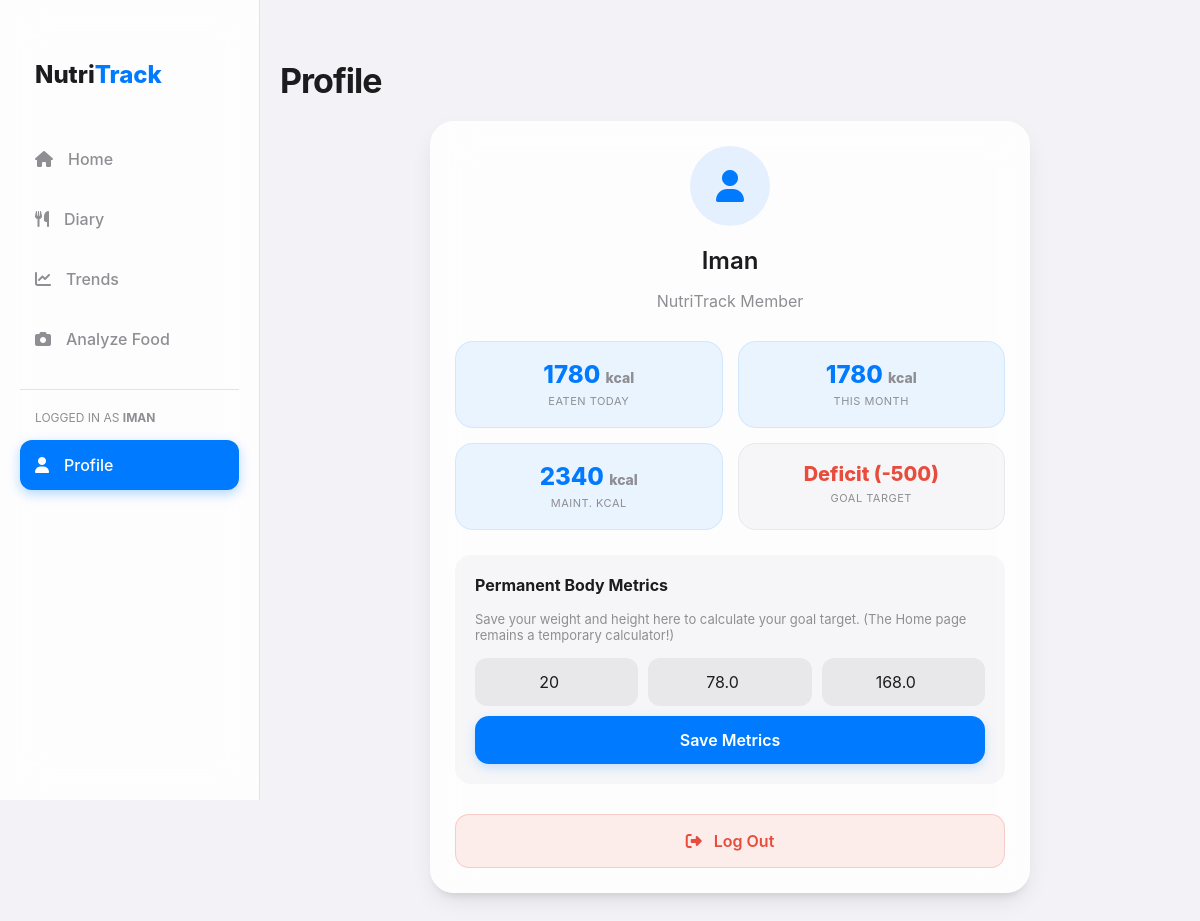
/profile/ (signed in), run on the app's committed database.
### tracker/models.py (models this page shows, shortened)
class UserProfile(models.Model):
    user = models.OneToOneField(User, on_delete=models.CASCADE, null=True, blank=True)
    age = models.IntegerField(null=True, blank=True)
    height_cm = models.FloatField(null=True, blank=True)
    current_weight_kg = models.FloatField(null=True, blank=True)
    def calculate_bmi(self):
        if self.height_cm and self.current_weight_kg:
            height_m = self.height_cm / 100
            return round(self.current_weight_kg / (height_m ** 2), 1)
        return None

### tracker/views.py (the view, shortened to what this page needs)
# urls.py: path('profile/', views.profile_view, name='profile'),
def profile_view(request):
    if not request.user.is_authenticated:
        return redirect('login')
    profile, created = UserProfile.objects.get_or_create(user=request.user)
    today = timezone.now().date()
    this_month = today.replace(day=1)
    daily_logs = FoodLog.objects.filter(user=request.user, date_logged__date=today)
    monthly_logs = FoodLog.objects.filter(user=request.user, date_logged__gte=this_month)
    daily_total = daily_logs.aggregate(Sum('calories'))['calories__sum'] or 0
    monthly_total = monthly_logs.aggregate(Sum('calories'))['calories__sum'] or 0
    target_text = "Save metrics"
    target_color = "var(--ios-secondary)"
    maint_kcal = None  # <--- NEW VARIABLE
    if profile.current_weight_kg and profile.height_cm:
        maint_kcal = round(profile.current_weight_kg * 30)
        bmi = profile.calculate_bmi()
        if bmi < 18.5:
            target_text = "Surplus (+500)"  # Shortened to fit the new grid
            target_color = "#f39c12"
        elif bmi > 24.9:
            target_text = "Deficit (-500)"  # Shortened to fit the new grid
            target_color = "#e74c3c"
        else:
            target_text = "Maintenance"
            target_color = "#2ecc71"
    context = {
        'profile': profile,
        'daily_total': daily_total,
        'monthly_total': monthly_total,
        'target_text': target_text,
        'target_color': target_color,
        'maint_kcal': maint_kcal,  # <--- PASS IT TO HTML
    }
    return render(request, 'tracker/profile.html', context)

### tracker/templates/tracker/profile.html (shortened to what this page needs)
{% extends 'tracker/base.html' %}
{% block header_title %}Profile{% endblock %}
{% block content %}
<div class="card" style="max-width: 600px; margin: 0 auto; text-align: center;">
    <div style="width: 80px; height: 80px; background: rgba(0,122,255,0.1); border-radius: 50%; display:flex; align-items:center; justify-content:center; margin: 0 auto 20px;">
        <i class="fa-solid fa-user" style="font-size:32px; color:var(--ios-accent);"></i>
    </div>
    <h2 style="font-size: 24px; margin-bottom: 5px;">{{ user.username|title }}</h2>
    <p style="color: var(--ios-secondary); margin-bottom: 30px;">NutriTrack Member</p>
    <div class="stats-grid" style="margin-bottom: 25px; text-align: left;">
        <div class="stat-box">
            <span class="stat-val">{{ daily_total }} <small style="font-size:14px; color:var(--ios-secondary);">kcal</small></span>
            <span class="stat-label">Eaten Today</span>
        </div>
        <div class="stat-box">
            <span class="stat-val">{{ monthly_total }} <small style="font-size:14px; color:var(--ios-secondary);">kcal</small></span>
            <span class="stat-label">This Month</span>
        </div>
        <div class="stat-box">
            <span class="stat-val">
                {% if maint_kcal %}{{ maint_kcal }}{% else %}--{% endif %}
                <small style="font-size:14px; color:var(--ios-secondary);">kcal</small>
            </span>
            <span class="stat-label">Maint. Kcal</span>
        </div>
        <div class="stat-box" style="background: rgba(120, 120, 128, 0.05); border: 1px solid rgba(120, 120, 128, 0.1);">
            <span class="stat-val" style="color: {{ target_color }}; font-size: 20px;">{{ target_text }}</span>
            <span class="stat-label">Goal Target</span>
        </div>
    </div>
    <div style="background: rgba(120, 120, 128, 0.05); padding: 20px; border-radius: 16px; margin-bottom: 30px; text-align: left;">
        <h3 style="margin-top: 0; font-size: 16px; color: var(--ios-text);">Permanent Body Metrics</h3>
        <p style="font-size: 13px; color: var(--ios-secondary); margin-bottom: 15px;">Save your weight and height here to calculate your goal target. (The Home page remains a temporary calculator!)</p>
        <form method="POST" action="{% url 'profile' %}" style="display: grid; grid-template-columns: 1fr 1fr 1fr; gap: 10px;">
            <input type="number" name="age" placeholder="Age" value="{{ profile.age|default_if_none:'' }}" required style="margin: 0; width: 100%; padding: 14px 5px; text-align: center;">
            <input type="number" step="0.1" name="weight" placeholder="kg" value="{{ profile.current_weight_kg|default_if_none:'' }}" required style="margin: 0; width: 100%; padding: 14px 5px; text-align: center;">
            <input type="number" step="0.1" name="height" placeholder="cm" value="{{ profile.height_cm|default_if_none:'' }}" required style="margin: 0; width: 100%; padding: 14px 5px; text-align: center;">
            <button type="submit" style="grid-column: span 3; margin: 0; width: 100%; padding: 14px;">Save Metrics</button>
        </form>
    </div>
    <a href="{% url 'logout' %}" style="display: block; width: 100%; padding: 16px; border-radius: 14px; background: rgba(231, 76, 60, 0.1); color: #e74c3c; border: 1px solid rgba(231, 76, 60, 0.2); font-weight: 600; font-size: 16px; text-decoration: none; transition: 0.2s;">
        <i class="fa-solid fa-right-from-bracket" style="margin-right: 8px;"></i> Log Out
    </a>
</div>
{% endblock %}

### tracker/templates/tracker/base.html (shortened to what this page needs)
<!DOCTYPE html>
<html lang="en">
<head>
    <link rel="stylesheet" href="https://cdnjs.cloudflare.com/ajax/libs/font-awesome/6.4.0/css/all.min.css">
</head>
<body>
    <aside class="sidebar">
        <h1>Nutri<span style="color:var(--ios-accent)">Track</span></h1>
        <a href="{% url 'home' %}" class="sidebar-btn {% if request.resolver_match.url_name == 'home' %}active{% endif %}">
            <i class="fa-solid fa-house"></i> Home
        </a>
        <a href="{% url 'diary' %}" class="sidebar-btn {% if request.resolver_match.url_name == 'diary' %}active{% endif %}">
            <i class="fa-solid fa-utensils"></i> Diary
        </a>
        <a href="{% url 'trends' %}" class="sidebar-btn {% if request.resolver_match.url_name == 'trends' %}active{% endif %}">
            <i class="fa-solid fa-chart-line"></i> Trends
        </a>
        <a href="{% url 'analyze' %}" class="sidebar-btn {% if request.resolver_match.url_name == 'analyze' %}active{% endif %}">
            <i class="fa-solid fa-camera"></i> Analyze Food
        </a>
        <hr style="border: 0; border-top: 1px solid rgba(120,120,128,0.2); margin: 20px 0;">
        {% if user.is_authenticated %}
            <div style="padding: 0 15px; margin-bottom: 10px; font-size: 12px; color: var(--ios-secondary); text-transform: uppercase;">
                Logged in as <b>{{ user.username }}</b>
            </div>
            <a href="{% url 'profile' %}" class="sidebar-btn {% if request.resolver_match.url_name == 'profile' %}active{% endif %}">
                <i class="fa-solid fa-user"></i> Profile
            </a>
        {% else %}
            <a href="{% url 'login' %}" class="sidebar-btn {% if request.resolver_match.url_name == 'login' or request.resolver_match.url_name == 'signup' %}active{% endif %}">
                <i class="fa-solid fa-right-to-bracket"></i> Log In
            </a>
        {% endif %}
    </aside>
    <div class="main-container">
        <header>
            <h1>{% block header_title %}Summary{% endblock %}</h1>
        </header>
        <div class="app">
            {% block content %}
            {% endblock %}
        </div>
    </div>
</body>
</html>

### tracker/templates/tracker/base.html (style rules this page uses)
:root { --ios-bg: #f2f2f7; --ios-card: rgba(255, 255, 255, 0.85); --ios-accent: #007aff; --ios-text: #1c1c1e; --ios-secondary: #8e8e93; --card-shadow: 0 10px 25px -5px rgba(0, 0, 0, 0.1), 0 8px 10px -6px rgba(0, 0, 0, 0.1); --sidebar-width: 260px; }
* { box-sizing: border-box; -webkit-tap-highlight-color: transparent; font-family: -apple-system, BlinkMacSystemFont, "Segoe UI", Roboto, sans-serif; }
body { margin: 0; background-color: var(--ios-bg); color: var(--ios-text); display: flex; min-height: 100vh; overflow-x: hidden; }
.sidebar { width: var(--sidebar-width); background: var(--ios-card); backdrop-filter: blur(20px); height: 100vh; position: fixed; left: 0; top: 0; display: none; flex-direction: column; padding: 40px 20px; border-right: 1px solid rgba(120,120,128,0.2); z-index: 1000; }
.sidebar h1 { font-size: 24px; margin-bottom: 40px; padding-left: 15px; font-weight: 800; }
.sidebar-btn { background: none; border: none; color: var(--ios-secondary); padding: 15px; margin: 5px 0; border-radius: 12px; display: flex; align-items: center; gap: 15px; font-size: 16px; font-weight: 500; cursor: pointer; transition: 0.2s; width: 100%; text-decoration: none; }
.sidebar-btn.active { background: var(--ios-accent); color: white; box-shadow: 0 4px 12px rgba(0,122,255,0.3); }
.main-container { flex: 1; transition: margin-left 0.3s ease; width: 100%; }
header { padding: 60px 20px 20px; display: flex; justify-content: space-between; align-items: center; max-width: 1000px; margin: 0 auto; }
header h1 { font-size: 34px; font-weight: 700; margin: 0; letter-spacing: -1px; }
.app { padding: 0 20px 140px; max-width: 1000px; margin: 0 auto; width: 100%; }
.card { background: var(--ios-card); backdrop-filter: blur(20px); border-radius: 24px; padding: 24px; margin-bottom: 25px; box-shadow: var(--card-shadow); border: 1px solid rgba(255, 255, 255, 0.1); }
h2 { font-size: 20px; margin-top: 0; font-weight: 600; }
input { width: 100%; padding: 14px; margin: 10px 0; border-radius: 12px; border: none; background: rgba(120, 120, 128, 0.12); color: var(--ios-text); font-size: 16px; }
button { width: 100%; padding: 16px; border-radius: 14px; border: none; background: var(--ios-accent); color: white; font-weight: 600; font-size: 16px; cursor: pointer; transition: 0.2s; box-shadow: 0 4px 12px rgba(0, 122, 255, 0.2); }
.stats-grid { display: grid; grid-template-columns: repeat(2, 1fr); gap: 15px; margin-top: 15px; }
.stat-box { text-align: center; background: rgba(0,122,255,0.08); padding: 18px; border-radius: 18px; border: 1px solid rgba(0,122,255,0.1); }
.stat-val { display: block; font-size: 24px; font-weight: 800; color: var(--ios-accent); }
.stat-label { font-size: 11px; color: var(--ios-secondary); text-transform: uppercase; letter-spacing: 0.5px; }
@media (min-width: 850px) { .sidebar { display: flex; } }
@media (min-width: 850px) { .main-container { margin-left: var(--sidebar-width); } }

### data on the page
UserProfile: age "20", weight "78.0", height "168.0"

### other printed values
{{ user.username }} "IMAN"
{{ user.username|title }} "Iman"
{{ daily_total }} "1780"
{{ monthly_total }} "1780"
{{ maint_kcal }} "2340"
{{ target_text }} "Deficit (-500)"
